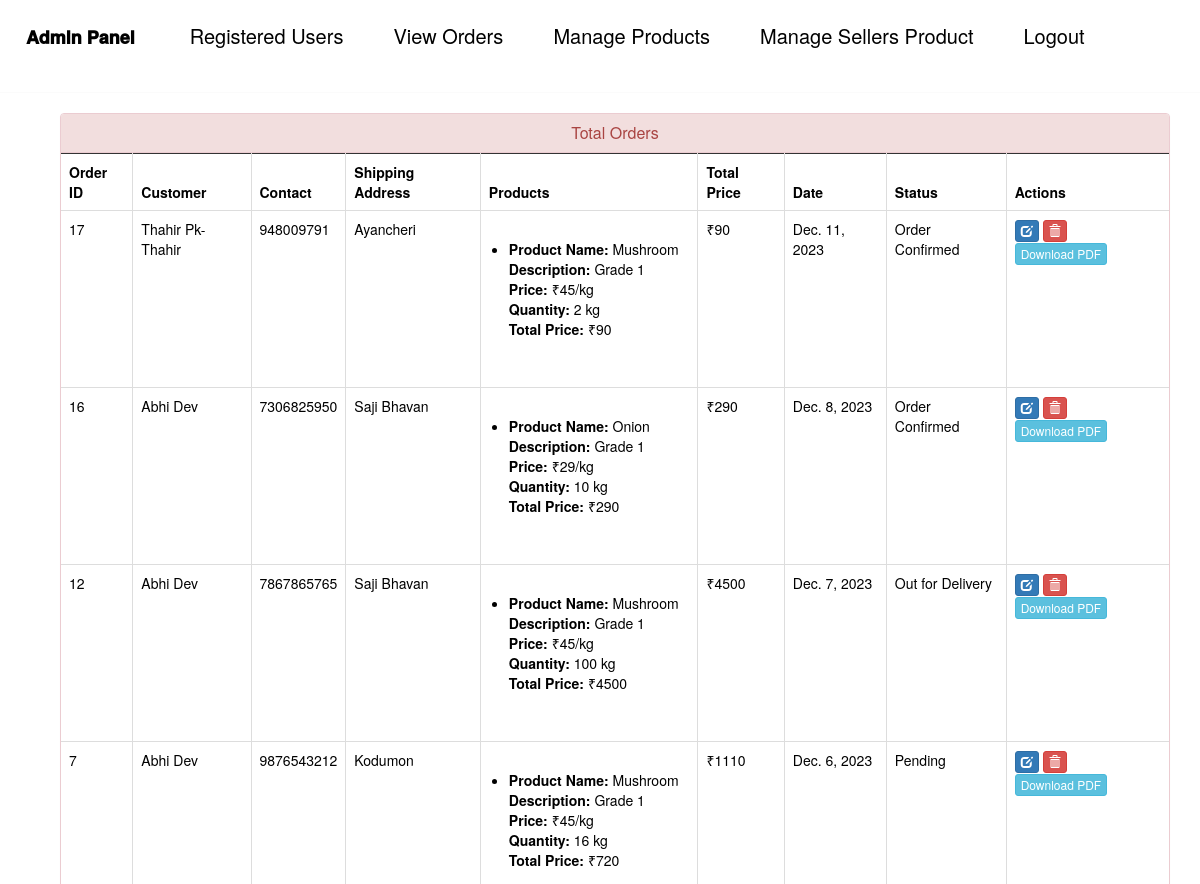
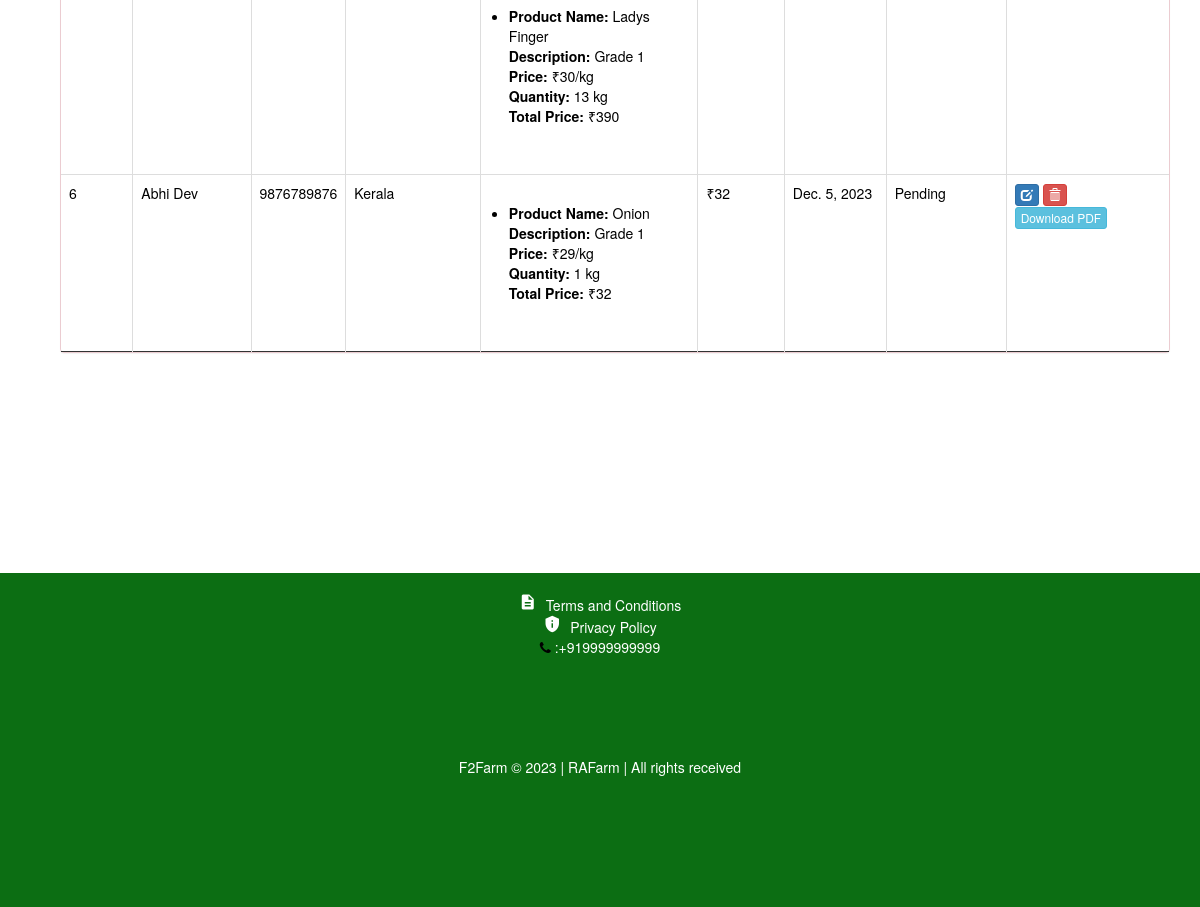
The page /admin-view-booking (signed in) on the database its author committed (2 pictures, top to bottom).
### F2FarmApp/models.py (models this page shows, shortened)
class Customer(models.Model):
    USER_TYPE_CHOICES = [
         ('customer', 'Customer'),
        ('seller', 'Seller'),
    ]
    user=models.OneToOneField(User,on_delete=models.CASCADE)
    profile_pic= models.ImageField(upload_to='profile_pic/CustomerProfilePic/',null=True,blank=True)
    address = models.CharField(max_length=40)
    mobile = models.CharField(max_length=20,null=False)
    user_type = models.CharField(max_length=10, choices=USER_TYPE_CHOICES, default='customer')
    @property
    def get_name(self):
        return self.user.first_name+" "+self.user.last_name

class Orders(models.Model):
    STATUS =(
        ('Pending','Pending'),
        ('Order Confirmed','Order Confirmed'),
        ('Out for Delivery','Out for Delivery'),
        ('Delivered','Delivered'),
    )
    customer=models.ForeignKey('Customer', on_delete=models.CASCADE,null=True)
    email = models.CharField(max_length=50,null=True)
    address = models.CharField(max_length=500,null=True)
    mobile = models.CharField(max_length=20,null=True)
    order_date= models.DateField(auto_now_add=True,null=True)
    status=models.CharField(max_length=50,null=True,choices=STATUS)
    cart=models.ForeignKey(cart,on_delete=models.CASCADE,null=True)

class CartProduct(models.Model):
    cart = models.ForeignKey(cart, on_delete=models.CASCADE)
    product = models.ForeignKey(Product, on_delete=models.CASCADE)
    rate = models.PositiveIntegerField()
    quantity = models.PositiveIntegerField()
    subtotal = models.PositiveIntegerField()

class Product(models.Model):
    name=models.CharField(max_length=40)
    product_image= models.ImageField(upload_to='product_image/',null=True,blank=True)
    price = models.PositiveIntegerField()
    quantity = models.PositiveIntegerField(default=20)
    description=models.CharField(max_length=40)

### F2FarmApp/views.py (the view)
# urls.py: path('admin-view-booking', views.admin_view_booking_view,name='admin-view-booking'),
@login_required(login_url='adminlogin')
def admin_view_booking_view(request):
    orders = models.Orders.objects.all().order_by('-id')  # Order by id in descending order
    ordered_data = []
    for order in orders:
        cart_products = models.CartProduct.objects.filter(cart=order.cart)
        total_price = order.cart.total  # Fetch total from the cart table
        ordered_data.append({
            'cart_products': cart_products,
            'customer': order.customer,
            'order': order,
            'total_price': total_price,
        })
    return render(request, 'ecom/admin_view_booking.html', {'data': ordered_data})

### F2FarmApp/templates/ecom/admin_view_booking.html (shortened to what this page needs)
{% extends 'ecom/admin_base.html' %} {% load static %} {% block content %}
<head>
  <link
    href="//netdna.bootstrapcdn.com/bootstrap/3.0.0/css/bootstrap.min.css"
    rel="stylesheet"
    id="bootstrap-css"
  />
</head>
<div class="container">
  <div class="panel panel-danger">
    <div class="panel-heading">
      <h6 class="panel-title">Total Orders</h6>
    </div>
    <table class="table table-hover table-bordered" id="dev-table">
      <thead>
        <tr>
          <th>Order ID</th>
          <th>Customer</th>
          <th>Contact</th>
          <th>Shipping Address</th>
          <th>Products</th>
          <th>Total Price</th>
          <th>Date</th>
          <th>Status</th>
          <th>Actions</th>
        </tr>
      </thead>
      {% for data_item in data %}
      <tr>
        <td>{{ data_item.order.id }}</td>
        <td>{{ data_item.customer.get_name }}</td>
        <td>{{ data_item.order.mobile }}</td>
        <td>{{ data_item.order.address }}</td>
        <td>
          <ul class="order-details">
            {% for product in data_item.cart_products %}
            <li>
              <strong>Product Name:</strong> {{ product.product.name }} <br />
              <strong>Description:</strong> {{ product.product.description }}
              <br />
              <strong>Price:</strong> ₹{{ product.product.price }}/kg <br />
              <strong>Quantity:</strong> {{ product.quantity }} kg <br />
              <strong>Total Price:</strong> ₹{{ product.subtotal }}<br />
            </li>
            <br />
            {% endfor %}
          </ul>
        </td>
        <td>₹{{ data_item.total_price }}</td>
        <td>{{ data_item.order.order_date}}</td>
        <td>{{ data_item.order.status }}</td>
        <td>
          <a
            class="btn btn-primary btn-xs"
            href="{% url 'update-order' data_item.order.id  %}"
          >
            <span class="glyphicon glyphicon-edit"></span>
          </a>
          <a
            class="btn btn-danger btn-xs"
            href="{% url 'delete-order' data_item.order.id  %}"
          >
            <span class="glyphicon glyphicon-trash"></span>
          </a>
          <a
            class="btn btn-info btn-xs"
            href="{% url 'order-pdf' order_id=data_item.order.id %}"
          >
             Download PDF
          </a>
        </td>
      </tr>
      {% endfor %}
    </table>
  </div>
</div>
{% endblock content %}

### F2FarmApp/templates/ecom/admin_base.html (style rules this page uses)
body { background-color: #FFFFFF; margin: 0; padding: 0; box-sizing: border-box; }
body { margin: 0; padding: 0; }

### F2FarmApp/templates/ecom/admin_view_booking.html (style rules this page uses)
a:link { text-decoration: none; }
h6 { text-align: center; }
.order-details { margin-top: 20px; margin-bottom: 20px; }

### rows shown on the page
Customer: order.id "17", customer.get_name "Thahir Pk-Thahir", order.mobile "948009791", order.address "Ayancheri", total_price "90", order.order_date "Dec. 11, 2023", order.status "Order Confirmed"
CartProduct: product.name "Mushroom", product.description "Grade 1", product.price "45", quantity "2", subtotal "90"
Customer: order.id "16", customer.get_name "Abhi Dev", order.mobile "7306825950", order.address "Saji Bhavan", total_price "290", order.order_date "Dec. 8, 2023", order.status "Order Confirmed", order.id "12", order.mobile "7867865765", total_price "4500", order.order_date "Dec. 7, 2023", order.status "Out for Delivery", order.id "7", order.mobile "9876543212", order.address "Kodumon", total_price "1110", order.order_date "Dec. 6, 2023", order.status "Pending", order.id "6", order.mobile "9876789876", order.address "Kerala", total_price "32", order.order_date "Dec. 5, 2023"
CartProduct: product.name "Onion", product.description "Grade 1", product.price "29", quantity "10", subtotal "290"
CartProduct: product.name "Mushroom", product.description "Grade 1", product.price "45", quantity "100", subtotal "4500"
CartProduct: product.name "Mushroom", product.description "Grade 1", product.price "45", quantity "16", subtotal "720"
CartProduct: product.name "Ladys Finger", product.description "Grade 1", product.price "30", quantity "13", subtotal "390"
CartProduct: product.name "Onion", product.description "Grade 1", product.price "29", quantity "1", subtotal "32"
